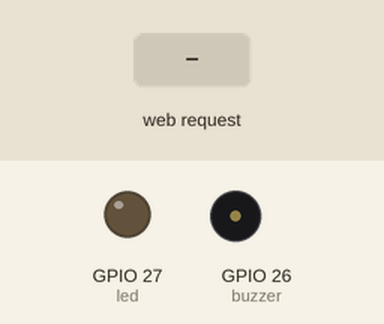
Recording of a sketch running on a simulated ESP32. Parts: output pins drawn as LEDs (lit = HIGH), buzzer (waves = sounding). Inputs (shaded band) come from the test bench. WiFi joins after 1.5 s; servers stay silent unless stated; uploads are accepted with an empty reply; random numbers use the default seed unless the sketch sets one; what the sketch prints to the serial monitor is not drawn.

Above: at 2.7 s.
2.8 s: HTTP request GET /led received
At 2.95 s:
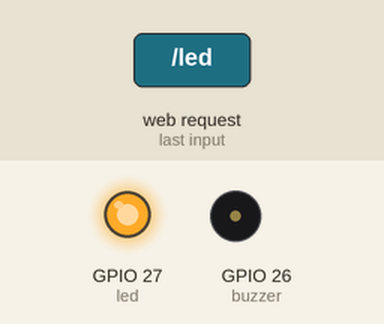
4.6 s: HTTP request GET /son received
At 4.9 s:
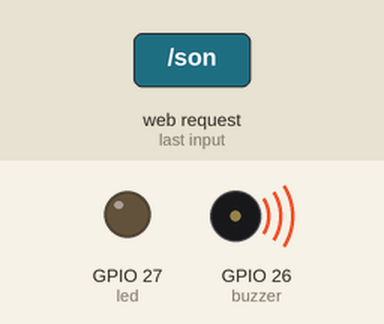
Timing chart, 0 to 7.6 s (numbered marks = the images above; inputs shaded):
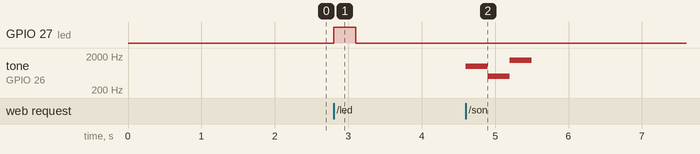

The sketch:

ESP32_connect.ino
```cpp
#include <WiFi.h>        // Permet de gérer la connexion WiFi de l’ESP32
#include <HTTPClient.h> // Permet d’envoyer des requêtes HTTP (POST, GET…)
#include <WebServer.h>  // Permet de créer un serveur web sur l’ESP32

// ================= WIFI =================
const char* ssid = "NOMDERESEAU";      // Nom du réseau WiFi (à remplacer)
const char* password = "MOTDEPASSE";   // Mot de passe du WiFi (à remplacer)

// ================= SERVEUR PHP =================
const char* serverName = "http://IPDELAVM/DOSSIERVOULU/data.php";
// Adresse du serveur Ubuntu qui va recevoir les données (à modifier)

// ================= WEB SERVER =================
WebServer server(80); // Création d’un serveur web sur le port 80 (port HTTP)

// ================= PINS =================
const int led = 27;     // Broche utilisée pour la LED
const int buzzer = 26;  // Broche utilisée pour le buzzer

// ================= TIMER =================
unsigned long previousMillis = 0; // Stocke le dernier envoi de données
const long interval = 5000;       // Intervalle d’envoi (5 secondes)

// ================= WIFI =================
void connectWiFi() {
  WiFi.begin(ssid, password); // Démarre la connexion WiFi

  Serial.print("Connexion WiFi");

  // Boucle tant que l’ESP32 n’est pas connecté
  while (WiFi.status() != WL_CONNECTED) {
    delay(500);
    Serial.print(".");
  }

  // Une fois connecté
  Serial.println("\nConnecté !");
  Serial.println(WiFi.localIP()); // Affiche l’adresse IP de l’ESP32
}

// ================= ENVOI DONNÉES =================
void sendData() {

  int valeur = random(0, 100); // Génère une valeur aléatoire entre 0 et 100

  HTTPClient http;                 // Création d’un objet HTTP
  http.begin(serverName);          // Connexion à l’URL du serveur
  http.addHeader("Content-Type", "application/x-www-form-urlencoded");
  // Indique le format des données envoyées

  String postData = "valeur=" + String(valeur);
  // Prépare les données à envoyer (format clé=valeur)

  int code = http.POST(postData);
  // Envoie la requête POST au serveur

  Serial.println("--------------");
  Serial.print("Valeur envoyée: ");
  Serial.println(valeur); // Affiche la valeur envoyée

  Serial.print("HTTP code: ");
  Serial.println(code); // Affiche le code de réponse HTTP

  // Si la requête a réussi
  if (code > 0) {
    Serial.println(http.getString()); // Affiche la réponse du serveur
  }

  http.end(); // Ferme la connexion HTTP
}

// ================= LED =================
void handleLed() {

  digitalWrite(led, HIGH); // Allume la LED
  delay(300);              // Attend 300 ms
  digitalWrite(led, LOW);  // Éteint la LED

  server.send(200, "text/plain", "LED OK");
  // Envoie une réponse HTTP au navigateur
}

// ================= BUZZER =================
//CORRECTION IMPORTANTE ESP32 (CORE 3.x)
void handleBuzzer() {

  // initialisation correcte du PWM buzzer
  ledcAttach(buzzer, 2000, 8);
  // Configure le buzzer avec une fréquence et une résolution

  ledcWriteTone(buzzer, 1000); // Joue un son (1000 Hz)
  delay(300);

  ledcWriteTone(buzzer, 500);  // Change la fréquence
  delay(300);

  ledcWriteTone(buzzer, 1500); // Encore une autre fréquence
  delay(300);

  ledcWriteTone(buzzer, 0);    // Arrête le son

  server.send(200, "text/plain", "BUZZER OK");
  // Réponse HTTP envoyée au client
}

// ================= SETUP =================
void setup() {

  Serial.begin(115200); // Initialise la communication série

  pinMode(led, OUTPUT);     // Configure la LED en sortie
  digitalWrite(led, LOW);   // S’assure que la LED est éteinte au départ

  connectWiFi(); // Connexion au WiFi

  // Définition des routes du serveur web ESP32
  server.on("/led", handleLed);      // Si /led est appelé → exécute handleLed
  server.on("/son", handleBuzzer);  // Si /son est appelé → exécute handleBuzzer

  server.begin(); // Démarre le serveur web

  Serial.println("Serveur ESP32 prêt");
}

// ================= LOOP =================
void loop() {

  server.handleClient();
  // Permet de gérer les requêtes entrantes (boutons web)

  // Vérifie si le WiFi est toujours connecté
  if (WiFi.status() != WL_CONNECTED) {
    connectWiFi(); // Reconnexion si nécessaire
    return;
  }

  // Envoie des données toutes les 5 secondes
  if (millis() - previousMillis >= interval) {
    previousMillis = millis();
    sendData();
  }
}
```

Measured:
- after the input at 2.8 s, GPIO 27 (led): LOW → HIGH at once, → LOW 0.30 s later
- after the input at 4.6 s, tone on GPIO 26 (buzzer): silent → 1000 Hz at once, → 500 Hz 0.30 s later, → 1500 Hz 0.30 s later, → silent 0.30 s later
